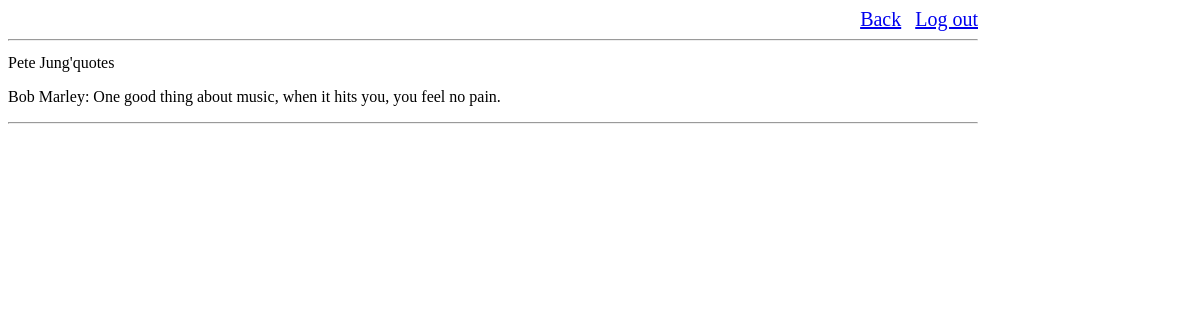
/user/2, run on the app's committed database.
### belt_app/models.py (models this page shows)
class User(models.Model):
    first_name = models.CharField(max_length=255)
    last_name = models.CharField(max_length=255)
    email = models.EmailField(max_length=255)
    password = models.CharField(max_length=255)
    created_at = models.DateTimeField(auto_now_add=True)
    updated_at = models.DateTimeField(auto_now=True)
    objects = UserManager()

class Quote(models.Model):
    author = models.CharField(max_length=45)
    quote_message = models.TextField(max_length=500)
    posted_by = models.ForeignKey(User, related_name= "user_posts", on_delete = models.CASCADE)
    created_at = models.DateTimeField(auto_now_add=True)
    updated_at = models.DateTimeField(auto_now=True)
    objects = QuoteManager()

### belt_app/views.py (the view)
# urls.py: path('user/<int:id>', views.show_user),
def show_user(request,id):
    user = User.objects.get(id=id)
    user_quotes = Quote.objects.filter(posted_by=user)
    context = {
        'user':user,
        'user_quotes':user_quotes,
    }
    return render(request,'user_info.html',context)

### belt_app/templates/user_info.html (shortened to what this page needs)
<!DOCTYPE html>
<html lang="en">
<head>
    {% load static %}
    <link rel="stylesheet" href="{% static 'css/user_info.css' %}">
</head>
<body>
    <div class = "head">
        <a href = "/quotes">Back</a>
        <a href = "/logout">Log out</a>
        <hr>
    </div>
    <div class="user_information">
        <p>{{user.first_name}} {{user.last_name}}'quotes</p>
        {% for quote in user_quotes %}
        <p>{{quote.author}}: {{quote.quote_message}}</p>
        <hr>
        {%endfor%}
    </div>
</body>
</html>

### belt_app/static/css/user_info.css (style rules this page uses)
.head { width: 970px; height: 30px; display: block; text-align: right; }
.head a { display: inline-block; margin-left: 10px; font-size: 20px; }
div.user_information { width: 970px; }

### data on the page
User: first_name "Pete", last_name "Jung"
Quote: author "Bob Marley", quote_message "One good thing about music, when it hits you, you feel no pain."
